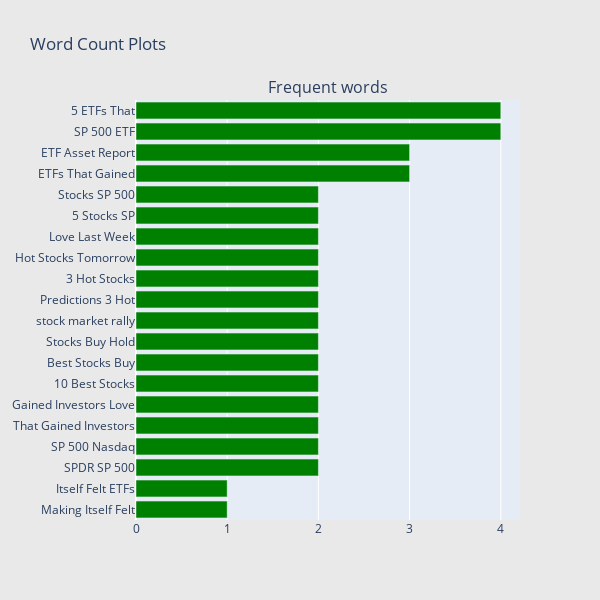

The notebook cell saved with this chart:
### Markdown cell above
# Headline Trigram

### Code cell
## Get the bar chart from 5 rated reviews ##
freq_dict = defaultdict(int)
for sent in news_df["headline"]:
    for word in generate_ngrams(sent,3):
        freq_dict[word] += 1
fd_sorted = pd.DataFrame(sorted(freq_dict.items(), key=lambda x: x[1])[::-1])
fd_sorted.columns = ["word", "wordcount"]
trace0 = horizontal_bar_chart(fd_sorted.head(20), 'green')

# Creating two subplots
fig = tools.make_subplots(rows=1, cols=1, vertical_spacing=0.04,
                          subplot_titles=["Frequent words"])
fig.append_trace(trace0, 1, 1)
#fig.append_trace(trace1, 1, 2)
fig['layout'].update(height=600, width=600, paper_bgcolor='rgb(233,233,233)', title="Word Count Plots")
py.iplot(fig, filename='word-plots');

### Figure 1 — Plotly figure (JSON) as saved in the notebook; plotly's stock layout.template omitted (floating-point values rounded to 4 significant figures)
{"data": [{"marker": {"color": "green"}, "orientation": "h", "showlegend": false, "type": "bar", "x": [1, 1, 2, 2, 2, 2, 2, 2, 2, 2, 2, 2, 2, 2, 2, 2, 3, 3, 4, 4], "xaxis": "x", "y": ["Making Itself Felt", "Itself Felt ETFs", "SPDR SP 500", "SP 500 Nasdaq", "That Gained Investors", "Gained Investors Love", "10 Best Stocks", "Best Stocks Buy", "Stocks Buy Hold", "stock market rally", "Predictions 3 Hot", "3 Hot Stocks", "Hot Stocks Tomorrow", "Love Last Week", "5 Stocks SP", "Stocks SP 500", "ETFs That Gained", "ETF Asset Report", "SP 500 ETF", "5 ETFs That"], "yaxis": "y"}], "layout": {"annotations": [{"font": {"size": 16}, "showarrow": false, "text": "Frequent words", "x": 0.5, "xanchor": "center", "xref": "paper", "y": 1, "yanchor": "bottom", "yref": "paper"}], "height": 600, "paper_bgcolor": "rgb(233,233,233)", "title": {"text": "Word Count Plots"}, "width": 600, "xaxis": {"anchor": "y", "domain": [0, 1]}, "yaxis": {"anchor": "x", "domain": [0, 1]}}}
